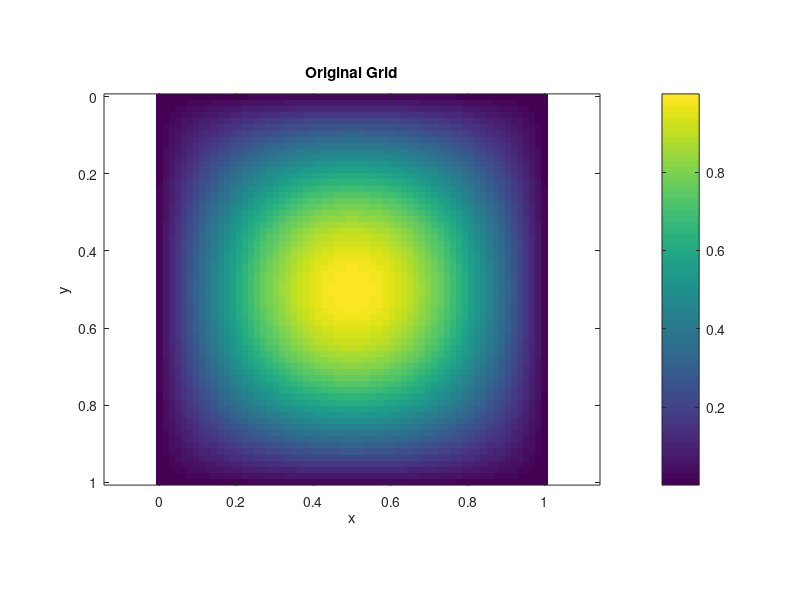
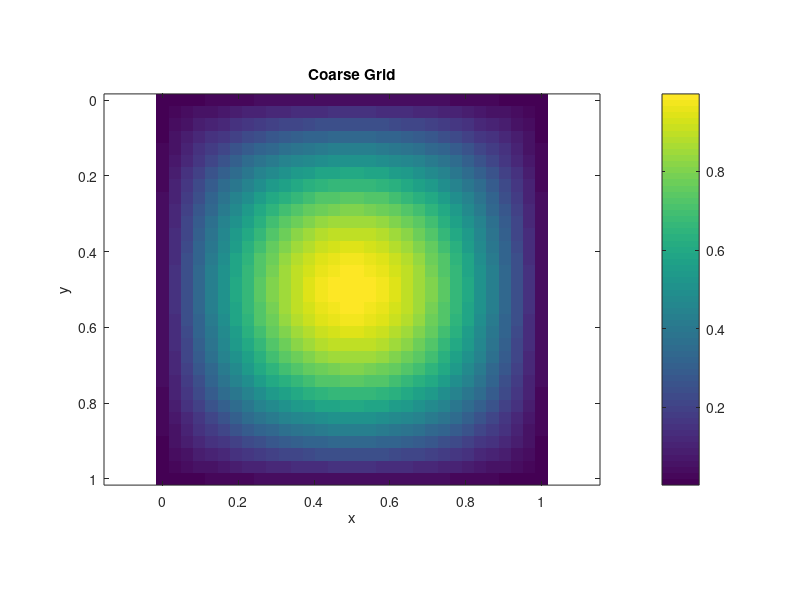
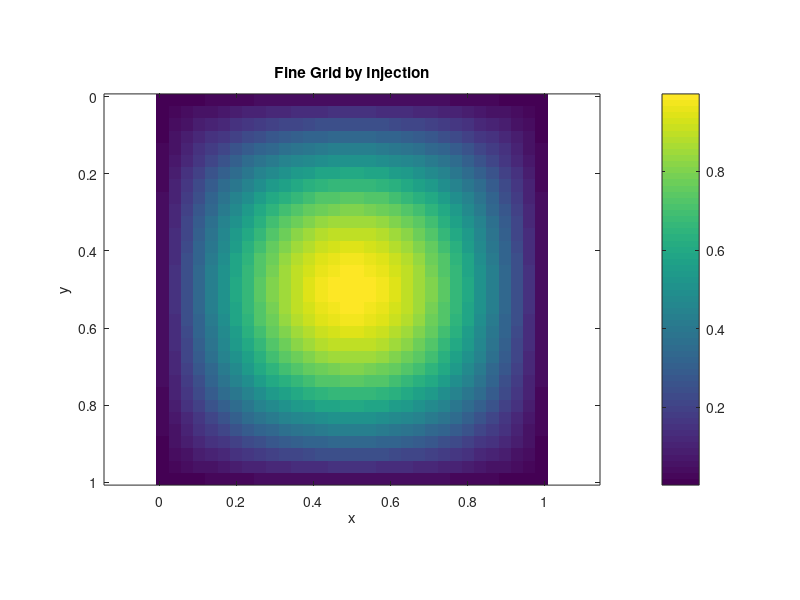
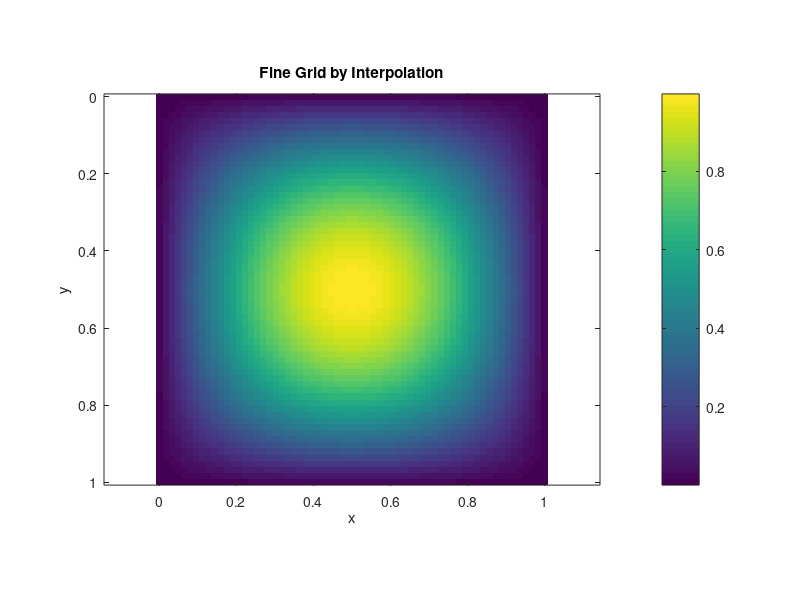

Reproduce these figures in MATLAB, in order. (Note: this script raises an error after producing the figures.)
%% MECH 511 - Multigrid Programming Assignment
%% Data Visualisation
% Nicholas Earle

clear;clc;close all;

%% Part 1
% Test function: sin(pi*x)*sin(pi*y)

load('Data/original.dat');       % Original grid
load('Data/OG_coarse.dat');      % Original coarse grid
load('Data/coarse.dat');         % Transferred Coarse grid
load('Data/fine_inj.dat');       % Transferred Fine grid by injection
load('Data/fine_int.dat');       % Transferred Fine grid by interpolation
load('Data/Ecoarse.dat');        % Coarse grid error
load('Data/Einject.dat');        % Injection grid error
load('Data/Einterp.dat');        % Interpolation grid error

original = original(2:end-1, 2:end-1);
OG_coarse = OG_coarse(2:end-1, 2:end-1);
coarse = coarse(2:end-1, 2:end-1);
inject = fine_inj(2:end-1, 2:end-1);
interp = fine_int(2:end-1, 2:end-1);
Ecoarse = Ecoarse(2:end-1, 2:end-1);
Einject = Einject(2:end-1, 2:end-1);
Einterp = Einterp(2:end-1, 2:end-1);

xy32 = linspace(0,1,32);
xy64 = linspace(0,1,64);

figure(1);
imagesc(xy64, xy64, original);
title('Original Grid');
xlabel('x'); ylabel('y');
axis equal tight
colorbar;

figure(2);
imagesc(xy32, xy32, coarse);
title('Coarse Grid');
xlabel('x'); ylabel('y');
axis equal tight
colorbar

figure(3);
imagesc(xy64, xy64, inject);
title('Fine Grid by Injection');
xlabel('x'); ylabel('y');
axis equal tight
colorbar;

figure(4);
imagesc(xy64, xy64, interp);
title('Fine Grid by Interpolation');
xlabel('x'); ylabel('y');
axis equal tight
colorbar;

figure(5);
imagesc(xy32, xy32, Ecoarse);
title('Error in Coarse Grid Transfer, L2 = 3.0E-4');
xlabel('x'); ylabel('y');
axis equal tight
colorbar;

figure(6);
imagesc(xy64, xy64, Einject);
title('Error in Injection Grid Transfer, L2 = 1.7E-2');
xlabel('x'); ylabel('y');
axis equal tight
colorbar;

figure(7);
imagesc(xy64, xy64, Einterp);
title('Error in Interpolation Grid Transfer, L2 = 1.2E-3');
xlabel('x'); ylabel('y');
axis equal tight
colorbar;

%% Part 3

load('Data/L2_1.dat'); L2_1 = L2_1(2:end);
load('Data/L2_2.dat'); L2_2 = L2_2(2:end);
load('Data/L2_3.dat'); L2_3 = L2_3(2:end);
load('Data/L2_4.dat'); L2_4 = L2_4(2:end);
load('Data/L2_5.dat'); L2_5 = L2_5(2:end);

figure();
semilogy(L2_1, 'LineWidth', 1.5);
hold on;
semilogy(L2_2, 'LineWidth', 1.5);
semilogy(L2_3, 'LineWidth', 1.5);
semilogy(L2_4, 'LineWidth', 1.5);
semilogy(L2_5, 'LineWidth', 1.5);
xlabel('Iteration'); ylabel('L_2 Norm');
title('Convergence Rate for simple V-Cycles');
ylim([1E-9 1E0]);
legend('1 Mesh','2 Meshes','3 Meshes','4 Meshes','5 Meshes');

%% Part 4

load('Data/L2_w0.500000.dat'); L2_w05 = L2_w0_500000(2:end);
load('Data/L2_w0.600000.dat'); L2_w06 = L2_w0_600000(2:end);
load('Data/L2_w0.666667.dat'); L2_w067 = L2_w0_666667(2:end);
load('Data/L2_w0.800000.dat'); L2_w08 = L2_w0_800000(2:end);
load('Data/L2_w1.000000.dat'); L2_w10 = L2_w1_000000(2:end);
load('Data/L2_w1.250000.dat'); L2_w125 = L2_w1_250000(2:end);
load('Data/L2_w1.500000.dat'); L2_w15 = L2_w1_500000(2:end);
load('Data/L2_w0.539500.dat'); L2_w539500 = L2_w0_539500(2:end);

figure();
semilogy(L2_w05, 'LineWidth', 1.5);
hold on;
semilogy(L2_w06, 'LineWidth', 1.5);
semilogy(L2_w067, 'LineWidth', 1.5);
semilogy(L2_w08, 'LineWidth', 1.5);
semilogy(L2_w10, 'LineWidth', 1.5);
semilogy(L2_w125, 'LineWidth', 1.5);
semilogy(L2_w15, 'LineWidth', 1.5);
semilogy(L2_double, 'LineWidth', 1.5);
semilogy(L2_w539500, 'LineWidth', 1.5);
xlabel('Iteration'); ylabel('L_2 Norm');
title('Convergence Rate for a 4-level V-cycle with differing \omega');
ylim([1E-9 1E0]);
legend('\omega = 0.5','\omega = 0.6','\omega = 0.67',...
    '\omega = 0.8','\omega = 1.0','\omega = 1.25',...
    '\omega = 1.5', 'Double Pass');

%% Part 5
load('Data/L2_force_32.dat'); L2_force_32 = L2_force_32(2:end);
load('Data/L2_force_64.dat'); L2_force_64 = L2_force_64(2:end);
load('Data/L2_force_128.dat'); L2_force_128 = L2_force_128(2:end);
load('Data/L2_force_256.dat'); L2_force_256 = L2_force_256(2:end);

figure();
semilogy(L2_force_32, 'LineWidth', 1.5);
hold on;
semilogy(L2_force_64, 'LineWidth', 1.5);
semilogy(L2_force_128, 'LineWidth', 1.5);
semilogy(L2_force_256, 'LineWidth', 1.5);
xlabel('Iteration'); ylabel('L_2 Norm of Change in Solution');
title({'Convergence Rate of V-cycle with differing mesh sizes', '(all restricted to 4x4) with a source term'});
ylim([1E-9 1E0]);
legend('Dim = 32','Dim = 64','Dim = 128','Dim = 256');


